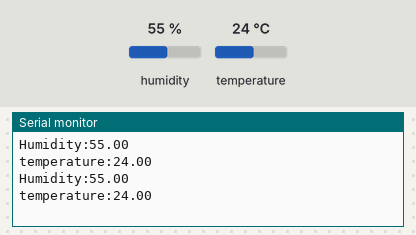
Bench run of a sketch on a simulated Arduino Uno, built with avr-gcc and run on an emulated ATmega328P. On the bench: the last lines printed to the serial monitor. The inputs (shaded band) are chosen by the test bench; at power-on: humidity 55 %, temperature 24 °C.

Above: at 2.8 s.
2.9 s: humidity set to 22 %
At 4.7 s:
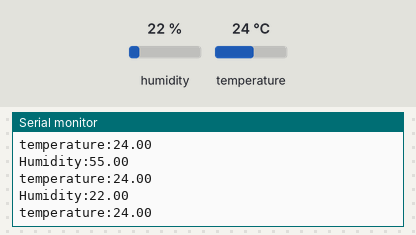
5.6 s: temperature set to 12 °C
At 7.1 s:
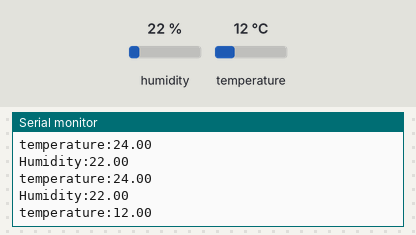
8.3 s: humidity set to 40 %
At 10.7 s:
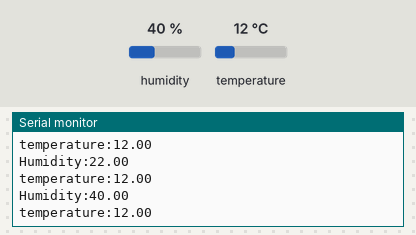
Timing chart, 0 to 12.2 s (numbered marks = the images above; inputs shaded):
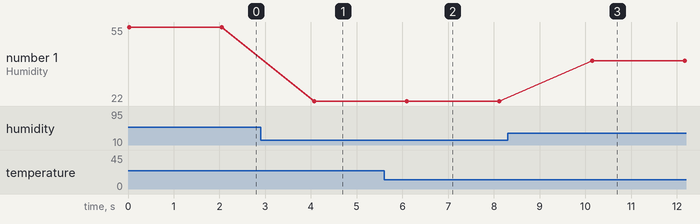

The sketch:

DHT11.ino
```cpp
#include <DHT.h>
#define DHTPIN 13
#define DHTTYPE DHT11

DHT dht( DHTPIN,DHTTYPE);

void setup() {
  Serial.begin(9600);
  dht.begin();

}

void loop() {
  // put your main code here, to run repeatedly:
  float humidity= dht.readHumidity();
  float temperature= dht.readTemperature();

 if(isnan(humidity)  || isnan(temperature)){
  Serial.print("Error reading sensor data !!!");
  return;
 }
  Serial.print("Humidity:");
  Serial.println(humidity);

  Serial.print("temperature:");
  Serial.println(temperature);

  delay(2000);


}
```

Measured:
- after the input at 2.9 s, the serial monitor: prints a new line after 1.2 s (image 1)
- after the input at 5.6 s, the serial monitor: prints a new line after 0.51 s (image 2)
- after the input at 8.3 s, the serial monitor: prints a new line after 1.8 s (image 3)
- plotted number 1: 55 → 22 after the input at 2.9 s, 22 → 40 after the input at 8.3 s
